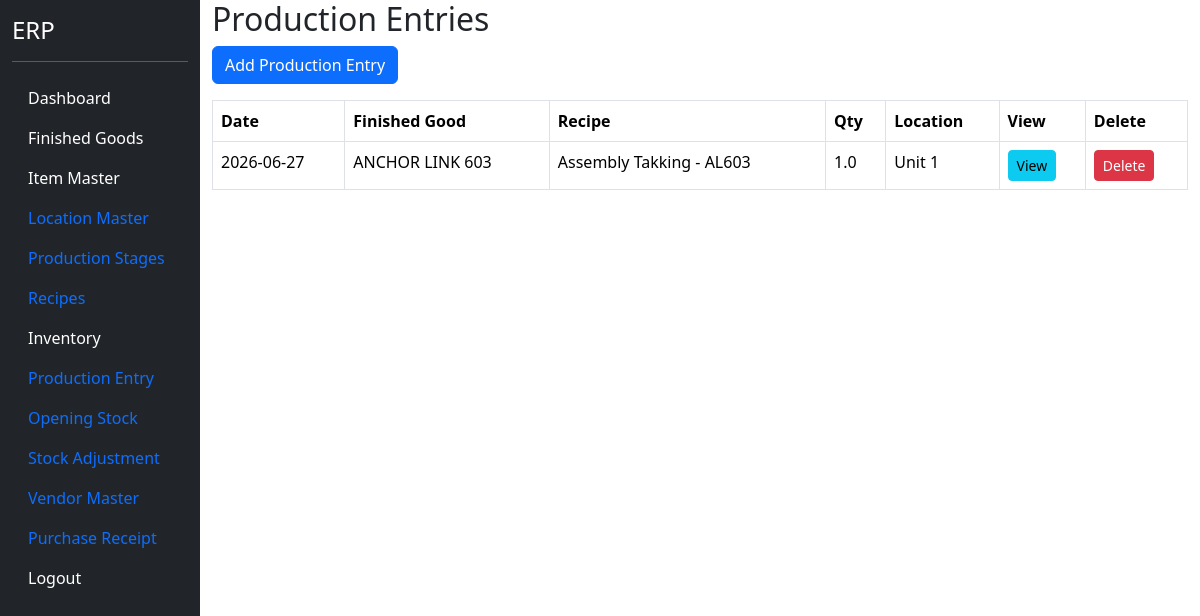
Before: /production (signed in) with the older database file.
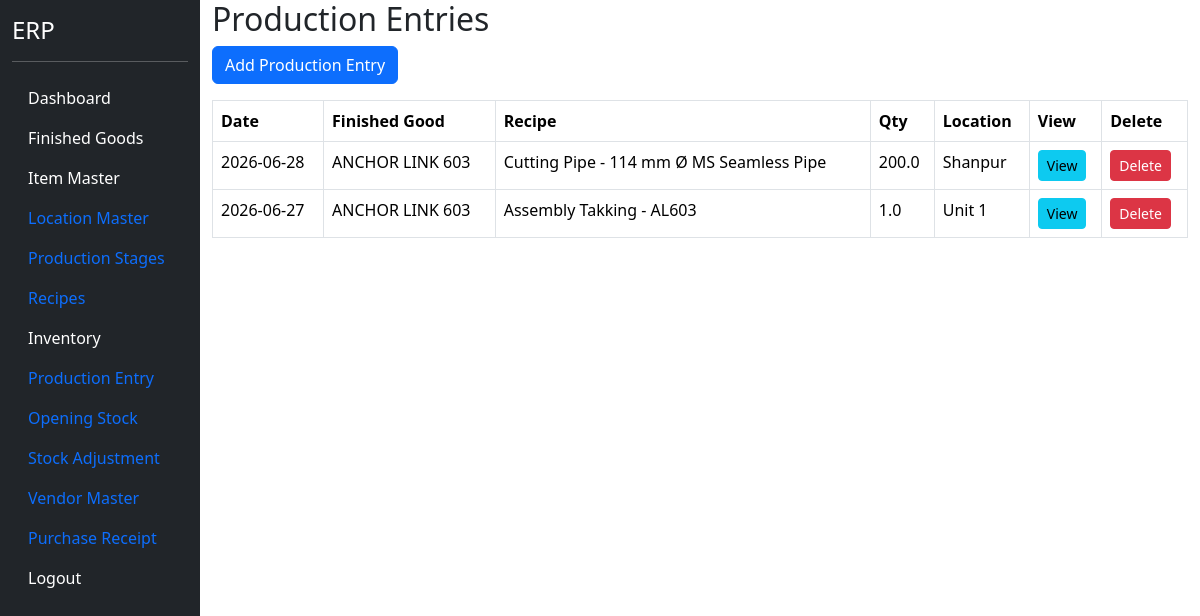
After: the same page with the newer database file.
### models.py (models this page shows)
class ProductionEntry(db.Model):
    __tablename__ = "production_entry"
    id = db.Column(
        db.Integer,
        primary_key=True
    )
    production_date = db.Column(
        db.Date,
        nullable=False
    )
    recipe_id = db.Column(
        db.Integer,
        db.ForeignKey("recipe_header.id"),
        nullable=False
    )
    production_qty = db.Column(
        db.Float,
        nullable=False
    )
    location_id = db.Column(
        db.Integer,
        db.ForeignKey("location_master.id"),
        nullable=False
    )
    remarks = db.Column(
        db.String(500)
    )
    recipe = db.relationship(
        "RecipeHeader"
    )
    location = db.relationship(
        "LocationMaster"
    )
    details = db.relationship(
    "ProductionEntryDetail",
    backref="production_entry",
    cascade="all, delete-orphan"
    )

class FinishedGood(db.Model):
    __tablename__ = "finished_goods"
    id = db.Column(db.Integer, primary_key=True)
    fg_code = db.Column(
        db.String(50),
        unique=True,
        nullable=False
    )
    fg_name = db.Column(
        db.String(200),
        nullable=False
    )
    pl_number = db.Column(
        db.String(100),
        nullable=True
    )
    uvam_reference = db.Column(
        db.String(500),
        nullable=True
    )
    items = db.relationship(
    "ItemMaster",
    backref="finished_good",
    lazy=True
    )
    active = db.Column(
        db.Boolean,
        default=True
    )

class RecipeHeader(db.Model):
    __tablename__ = "recipe_header"
    id = db.Column(
        db.Integer,
        primary_key=True
    )
    output_item_id = db.Column(
        db.Integer,
        db.ForeignKey("item_master.id"),
        nullable=False
    )
    output_qty = db.Column(
        db.Float,
        nullable=False,
        default=1
    )
    recipe_name = db.Column(
        db.String(200)
    )
    production_stage_id = db.Column(
        db.Integer,
        db.ForeignKey(
            "production_stage_master.id"
        )
    )
    active = db.Column(
        db.Boolean,
        default=True
    )
    output_item = db.relationship(
        "ItemMaster"
    )
    production_stage = db.relationship(
        "ProductionStageMaster"
    )
    inputs = db.relationship(
    "RecipeInput",
    backref="recipe",
    cascade="all, delete-orphan"
    )
    byproducts = db.relationship(
    "RecipeByProduct",
    backref="recipe",
    cascade="all, delete-orphan"
    )

class LocationMaster(db.Model):
    __tablename__ = "location_master"
    id = db.Column(
        db.Integer,
        primary_key=True
    )
    location_code = db.Column(
        db.String(20),
        unique=True,
        nullable=False
    )
    location_name = db.Column(
        db.String(100),
        nullable=False
    )
    active = db.Column(
        db.Boolean,
        default=True
    )

### blueprints/masters/routes.py (the view)
@masters_bp.route("/production")
@login_required
def production():
    production_list = ProductionEntry.query.order_by(
        ProductionEntry.production_date.desc()
    ).all()
    return render_template(
        "production.html",
        production_list=production_list
    )

### app.py (called while the page is built)
@login_manager.user_loader
def load_user(user_id):
    return User.query.get(int(user_id))

### templates/production.html (shortened to what this page needs)
{% extends "base.html" %}
{% block content %}
<h2>
</h2>
<a
    href="/production/add"
    class="btn btn-primary mb-3">
    Add Production Entry
</a>
<table class="table table-bordered">
    <thead>
        <tr>
            <th>Date</th>
            <th>Finished Good</th>
            <th>Recipe</th>
            <th>Qty</th>
            <th>Location</th>
            <th>View</th>
            <th>Delete</th>
        </tr>
    </thead>
    <tbody>
    {% for row in production_list %}
        <tr>
            <td>
                {{ row.production_date }}
            </td>
             <td>
                {{ row.recipe.output_item.finished_good.fg_name }}
            </td>
            <td>
                {{ row.recipe.recipe_name }}
            </td>
            <td>
                {{ row.production_qty }}
            </td>
            <td>
                {{ row.location.location_name }}
            </td>
            <td>
                <a
                    href="/production/view/{{ row.id }}"
                    class="btn btn-info btn-sm">
                    View
                </a>
            </td>
            <td>
                <button
                    type="button"
                    class="btn btn-danger btn-sm delete-btn"
                    data-id="{{ row.id }}">
                    Delete
                </button>
            </td>
        </tr>
    {% endfor %}
    </tbody>
</table>
{% endblock %}

Changed rows visible on the page:
added ProductionEntry: production_date "2026-06-28", recipe.output_item.finished_good.fg_name "ANCHOR LINK 603", recipe.recipe_name "Cutting Pipe - 114 mm Ø MS Seamless Pipe", production_qty "200.0", location.location_name "Shanpur"
